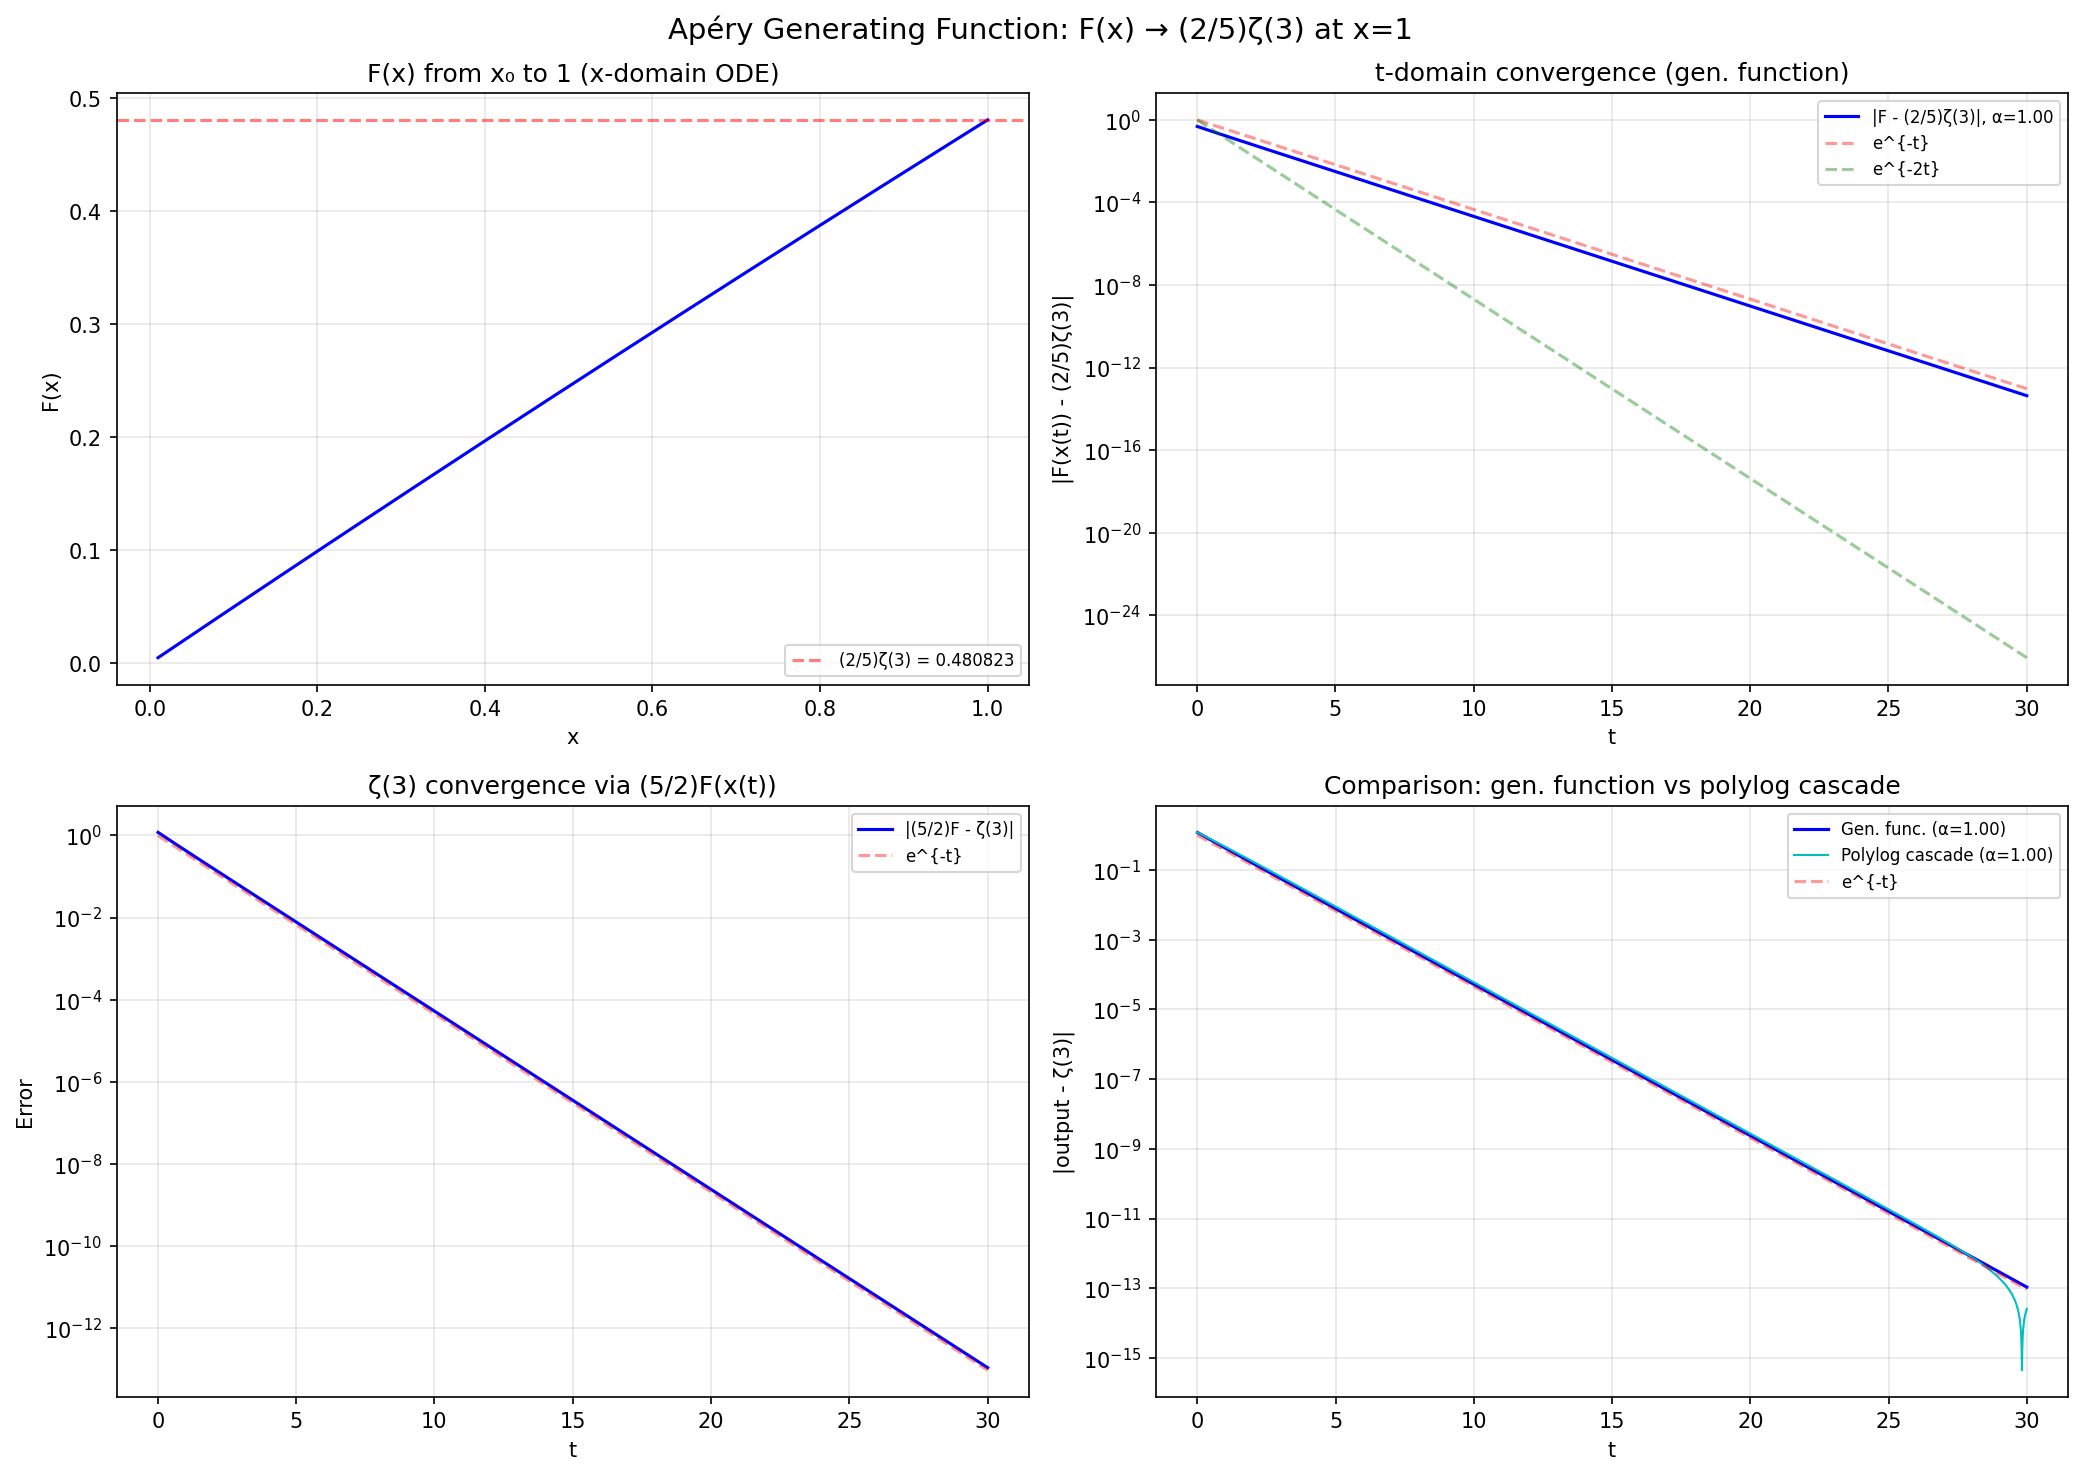

Write Python code to recreate this figure.
"""
Apéry generating function approach to ζ(3) first-floor computability.

Key idea: The series F(x) = Σ_{n≥1} (-1)^{n-1}/(n³ C(2n,n)) x^n satisfies
a linear ODE with polynomial (integer) coefficients. F(1) = (2/5)ζ(3).

Since the radius of convergence is 4, F is analytic at x=1, so
F(1-e^{-t}) → F(1) at exponential rate (at least e^{-t}).

The change of variables x = 1-e^{-t}, implemented by x' = 1-x,
gives a polynomial ODE in t. If we can handle the regular singular
point at x=0, this gives a PIVP with rational coefficients computing
ζ(3) at first-floor rate.

The ODE for F:
The recurrence: 2(n+1)²(2n+1) a_{n+1} + n³ a_n = 0 for n ≥ 1.
At n=0: 2·a₁ = 1 ≠ 0, so the generating function ODE is NON-HOMOGENEOUS.

Via generating function machinery (θ = x d/dx):
(4θ³ - 2θ² + xθ³)F = x
i.e., x²(4+x) F''' + x(10+3x) F'' + (2+x) F' = 1
"""

import numpy as np
from scipy.integrate import solve_ivp
from scipy.special import zeta, comb
import matplotlib
matplotlib.use('Agg')
import matplotlib.pyplot as plt

ZETA3 = float(zeta(3))


def apery_series(x, N=200):
    """Compute F(x) = Σ_{n=1}^N (-1)^{n-1}/(n³ C(2n,n)) x^n."""
    s = 0.0
    for n in range(1, N+1):
        term = (-1)**(n-1) / (n**3 * comb(2*n, n, exact=True)) * x**n
        s += term
    return s


def apery_series_derivs(x, N=200):
    """Compute F(x), F'(x), F''(x) from the series."""
    F = 0.0
    Fp = 0.0
    Fpp = 0.0
    for n in range(1, N+1):
        cn = (-1)**(n-1) / (n**3 * comb(2*n, n, exact=True))
        F += cn * x**n
        Fp += cn * n * x**(n-1) if n >= 1 else 0
        Fpp += cn * n * (n-1) * x**(n-2) if n >= 2 else 0
    return F, Fp, Fpp


def verify_ode_at_point(x0=0.5, N=300):
    """Verify the ODE at a specific point using the series."""
    F = 0.0
    Fp = 0.0
    Fpp = 0.0
    Fppp = 0.0
    for n in range(1, N+1):
        cn = (-1)**(n-1) / (n**3 * comb(2*n, n, exact=True))
        F += cn * x0**n
        if n >= 1:
            Fp += cn * n * x0**(n-1)
        if n >= 2:
            Fpp += cn * n * (n-1) * x0**(n-2)
        if n >= 3:
            Fppp += cn * n * (n-1) * (n-2) * x0**(n-3)

    # ODE: x²(4+x) F''' + x(10+3x) F'' + (2+x) F' = 1
    lhs = (x0**2 * (4+x0) * Fppp
           + x0 * (10 + 3*x0) * Fpp
           + (2 + x0) * Fp)
    residual = lhs - 1.0
    print(f"ODE verification at x={x0}: LHS={lhs:.6f}, residual={residual:.2e}")
    print(f"  F={F:.10f}, F'={Fp:.10f}, F''={Fpp:.10f}, F'''={Fppp:.10f}")
    return residual


def system_x_domain(x, y):
    """ODE system in x-domain.

    State: [F, F', F'']
    ODE: x²(4+x) F''' + x(10+3x) F'' + (2+x) F' = 1
    So: F''' = [1 - x(10+3x) F'' - (2+x) F'] / [x²(4+x)]
    """
    F, Fp, Fpp = y
    if abs(x) < 1e-15:
        # Use series: F'''(0) = 6a_3 = 6/540 = 1/90
        return [Fp, Fpp, 1.0/90.0]

    Fppp = (1.0 - x * (10 + 3*x) * Fpp - (2 + x) * Fp) / (x**2 * (4 + x))
    return [Fp, Fpp, Fppp]


def system_t_domain(t, y):
    """ODE system in t-domain with x = 1 - e^{-t}.

    State: [x, F, G1, G2] where G1 = F', G2 = F'' (derivatives w.r.t. x)

    x' = 1-x (= e^{-t})
    F_dot = G1 · (1-x)
    G1_dot = G2 · (1-x)
    G2_dot = F'''(x) · (1-x) where F''' from the ODE

    The ODE: x²(4+x) F''' + x(10+3x) F'' + (2+x) F' = 1
    So: F''' = [1 - x(10+3x) G2 - (2+x) G1] / [x²(4+x)]
    """
    x, F, G1, G2 = y
    dx = 1.0 - x

    if abs(x) < 1e-12:
        return [dx, G1 * dx, G2 * dx, (1.0/90.0) * dx]

    Fppp = (1.0 - x * (10 + 3*x) * G2 - (2 + x) * G1) / (x**2 * (4 + x))
    dF = G1 * dx
    dG1 = G2 * dx
    dG2 = Fppp * dx

    return [dx, dF, dG1, dG2]


def run():
    fig, axes = plt.subplots(2, 2, figsize=(14, 10))
    fig.suptitle('Apéry Generating Function: F(x) → (2/5)ζ(3) at x=1', fontsize=14)

    target = (2.0/5.0) * ZETA3
    print(f"Target: F(1) = (2/5)ζ(3) = {target:.15f}")
    print(f"ζ(3) = {ZETA3:.15f}")
    print()

    # --- Step 0: Verify the ODE ---
    print("=== ODE Verification ===")
    for x0 in [0.1, 0.3, 0.5, 0.8, 1.0]:
        verify_ode_at_point(x0, N=300)
    print()

    # --- Step 1: Series computation of F(1) ---
    print("=== Series Computation ===")
    for N in [10, 20, 50, 100, 200]:
        val = apery_series(1.0, N)
        err = abs(val - target)
        print(f"  N={N:4d}: F(1) = {val:.15f}, error = {err:.2e}")
    print()

    # --- Step 2: Integrate in x-domain from x0 to x=1 ---
    print("=== x-domain ODE integration ===")
    x0 = 0.01
    F0, Fp0, Fpp0 = apery_series_derivs(x0, N=300)
    print(f"  Starting at x0={x0}: F={F0:.10e}, F'={Fp0:.10e}, F''={Fpp0:.10e}")

    sol_x = solve_ivp(system_x_domain, [x0, 1.0], [F0, Fp0, Fpp0],
                      t_eval=np.linspace(x0, 1.0, 2000),
                      rtol=1e-13, atol=1e-15, method='DOP853')
    F_at_1 = sol_x.y[0, -1]
    err_x = abs(F_at_1 - target)
    print(f"  F(1) via ODE = {F_at_1:.15f}, error = {err_x:.2e}")
    print()

    # Plot x-domain
    ax = axes[0, 0]
    ax.plot(sol_x.t, sol_x.y[0], 'b-', lw=1.5)
    ax.axhline(target, color='r', ls='--', alpha=0.5, label=f'(2/5)ζ(3) = {target:.6f}')
    ax.set_title('F(x) from x₀ to 1 (x-domain ODE)')
    ax.set_xlabel('x'); ax.set_ylabel('F(x)')
    ax.legend(fontsize=8); ax.grid(True, alpha=0.3)

    # --- Step 3: Integrate in t-domain: x(t) = 1 - e^{-t} ---
    print("=== t-domain ODE integration (x = 1 - e^{-t}) ===")
    # Start at t0 corresponding to x0
    t0 = -np.log(1 - x0)
    T_MAX = 30.0
    print(f"  Starting at t0={t0:.4f} (x0={x0})")

    t_eval = np.linspace(t0, T_MAX, 4000)
    y0_t = [x0, F0, Fp0, Fpp0]

    sol_t = solve_ivp(system_t_domain, [t0, T_MAX], y0_t,
                      t_eval=t_eval,
                      rtol=1e-13, atol=1e-15, method='DOP853')

    F_t = sol_t.y[1]
    err_t = np.abs(F_t - target)

    F_final_t = F_t[-1]
    print(f"  F(1) via t-domain ODE = {F_final_t:.15f}, error = {abs(F_final_t - target):.2e}")

    # Fit convergence rate
    mask = (err_t > 1e-13) & (sol_t.t > 2) & (sol_t.t < T_MAX - 2)
    if mask.sum() > 10:
        coeffs = np.polyfit(sol_t.t[mask], np.log(np.maximum(err_t[mask], 1e-16)), 1)
        alpha = -coeffs[0]
        floor = "FIRST" if alpha > 0.3 else "NOT first"
    else:
        alpha = float('nan')
        floor = "N/A (converged too fast)"
    print(f"  Convergence rate α = {alpha:.4f} → {floor} floor")
    print()

    # Plot t-domain convergence
    ax = axes[0, 1]
    ax.semilogy(sol_t.t, np.maximum(err_t, 1e-16), 'b-', lw=1.5, label=f'|F - (2/5)ζ(3)|, α={alpha:.2f}')
    ax.semilogy(t_eval, np.exp(-t_eval), 'r--', alpha=0.4, label='e^{-t}')
    ax.semilogy(t_eval, np.exp(-2*t_eval), 'g--', alpha=0.4, label='e^{-2t}')
    ax.set_title('t-domain convergence (gen. function)')
    ax.set_xlabel('t'); ax.set_ylabel('|F(x(t)) - (2/5)ζ(3)|')
    ax.legend(fontsize=8); ax.grid(True, alpha=0.3)

    # --- Step 4: Full ζ(3) via scaling ---
    ax = axes[1, 0]
    zeta3_t = (5.0/2.0) * F_t
    err_zeta3 = np.abs(zeta3_t - ZETA3)
    ax.semilogy(sol_t.t, np.maximum(err_zeta3, 1e-16), 'b-', lw=1.5, label='|(5/2)F - ζ(3)|')
    ax.semilogy(t_eval, np.exp(-t_eval), 'r--', alpha=0.4, label='e^{-t}')
    ax.set_title('ζ(3) convergence via (5/2)F(x(t))')
    ax.set_xlabel('t'); ax.set_ylabel('Error')
    ax.legend(fontsize=8); ax.grid(True, alpha=0.3)
    print(f"  ζ(3) via (5/2)F = {zeta3_t[-1]:.15f}, error = {abs(zeta3_t[-1]-ZETA3):.2e}")

    # --- Step 5: Compare with polylog cascade ---
    print("\n=== Comparison with polylog cascade ===")
    T_EVAL_P = np.linspace(0, T_MAX, 4000)

    def polylog_cascade(t, y):
        S1, S2, S3, u = y
        return [u/(1+u), np.log(2)-S1, np.pi**2/12-S2, -u]

    sol_P = solve_ivp(polylog_cascade, [0, T_MAX], [0,0,0,1],
                      t_eval=T_EVAL_P, rtol=1e-13, atol=1e-15, method='DOP853')
    zeta3_P = (4.0/3.0) * sol_P.y[2]
    err_P = np.abs(zeta3_P - ZETA3)
    mask_P = (err_P > 1e-13) & (sol_P.t > 2) & (sol_P.t < T_MAX - 2)
    if mask_P.sum() > 10:
        coeffs_P = np.polyfit(sol_P.t[mask_P], np.log(np.maximum(err_P[mask_P], 1e-16)), 1)
        alpha_P = -coeffs_P[0]
    else:
        alpha_P = float('nan')

    ax = axes[1, 1]
    ax.semilogy(sol_t.t, np.maximum(err_zeta3, 1e-16), 'b-', lw=1.5,
                label=f'Gen. func. (α={alpha:.2f})')
    ax.semilogy(sol_P.t, np.maximum(err_P, 1e-16), 'c-', lw=1,
                label=f'Polylog cascade (α={alpha_P:.2f})')
    ax.semilogy(T_EVAL_P, np.exp(-T_EVAL_P), 'r--', alpha=0.4, label='e^{-t}')
    ax.set_title('Comparison: gen. function vs polylog cascade')
    ax.set_xlabel('t'); ax.set_ylabel('|output - ζ(3)|')
    ax.legend(fontsize=8); ax.grid(True, alpha=0.3)

    plt.tight_layout()
    outpath = '/Users/huangx/.openclaw/workspace/projects/Ripple/experiments/apery_genfun.png'
    plt.savefig(outpath, dpi=150, bbox_inches='tight')
    print(f"\nPlot saved to {outpath}")

    # --- Summary ---
    print(f"\n{'='*60}")
    print("SUMMARY")
    print(f"{'='*60}")
    print(f"ζ(3) = {ZETA3:.15f}")
    print(f"(2/5)ζ(3) = {target:.15f}")
    print(f"")
    print(f"Series F(1) (N=200): {apery_series(1.0, 200):.15f}")
    print(f"x-domain ODE F(1):   {F_at_1:.15f}")
    print(f"t-domain ODE F(1):   {F_final_t:.15f}")
    print(f"")
    print(f"Gen. func. convergence rate: α = {alpha:.4f}")
    print(f"Polylog cascade rate:        α = {alpha_P:.4f}")
    print(f"")
    print("KEY QUESTION: Does the gen. func. ODE have ONLY")
    print("rational coefficients and rational ICs?")
    print(f"  ODE coefficients: x²(4+x)F''' + x(10+3x)F'' + (2+x)F' = 0")
    print(f"  → YES, all integer coefficients!")
    print(f"  ICs: F(0)=0, F'(0)=1/2, F''(0)=-1/24")
    print(f"  → YES, all rational!")
    print(f"  Singularity at x=0: regular singular point (need to handle)")


if __name__ == '__main__':
    run()
